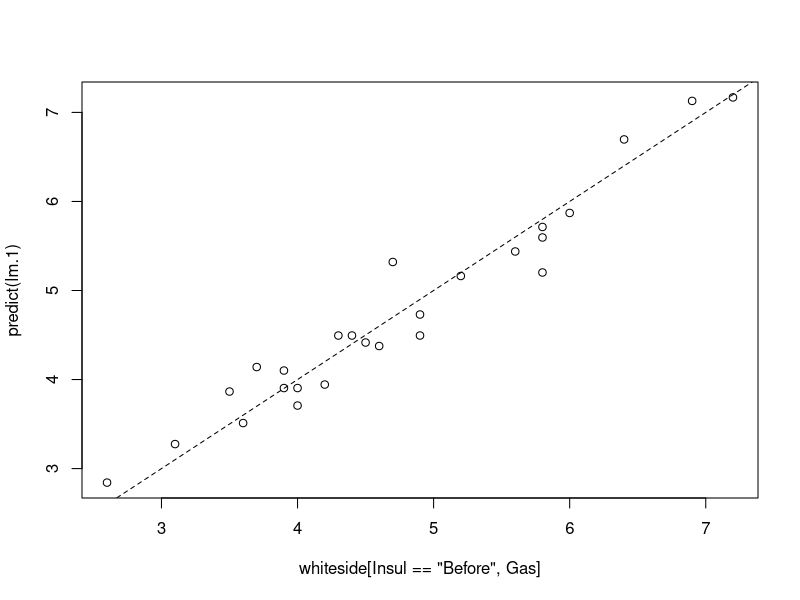
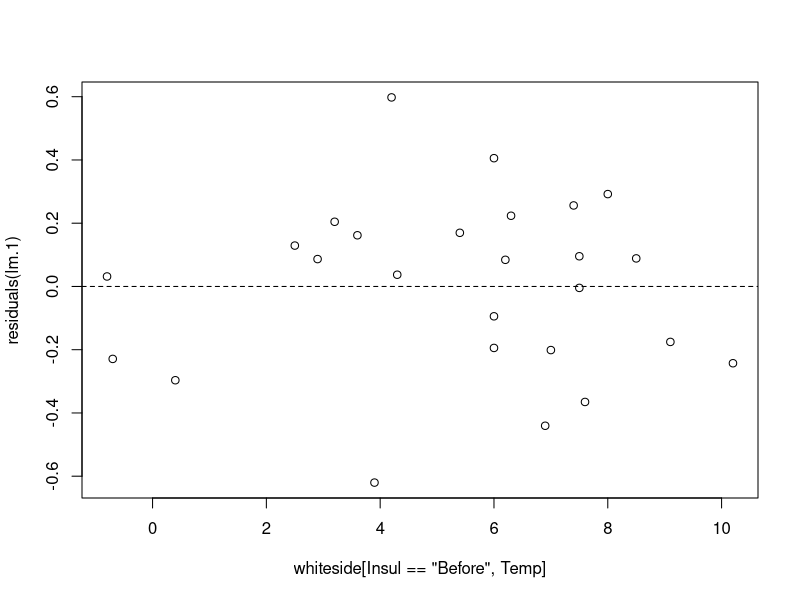
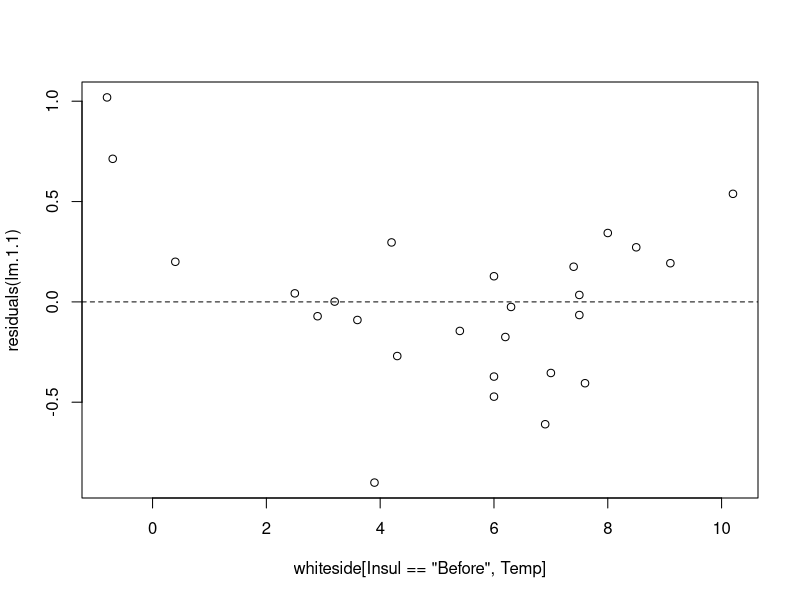
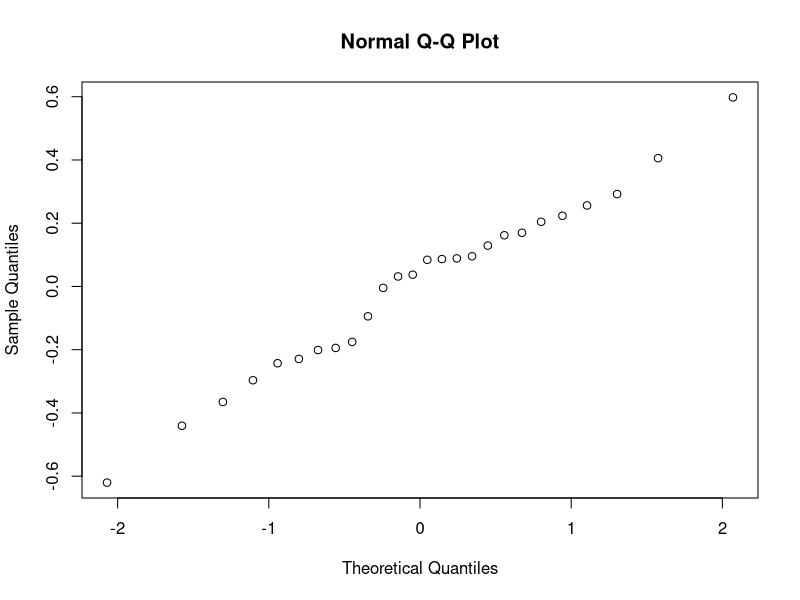
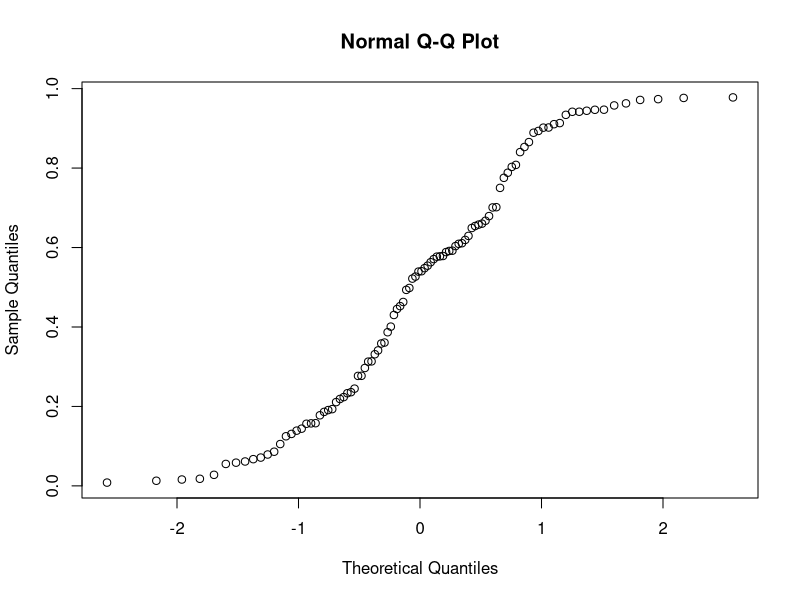
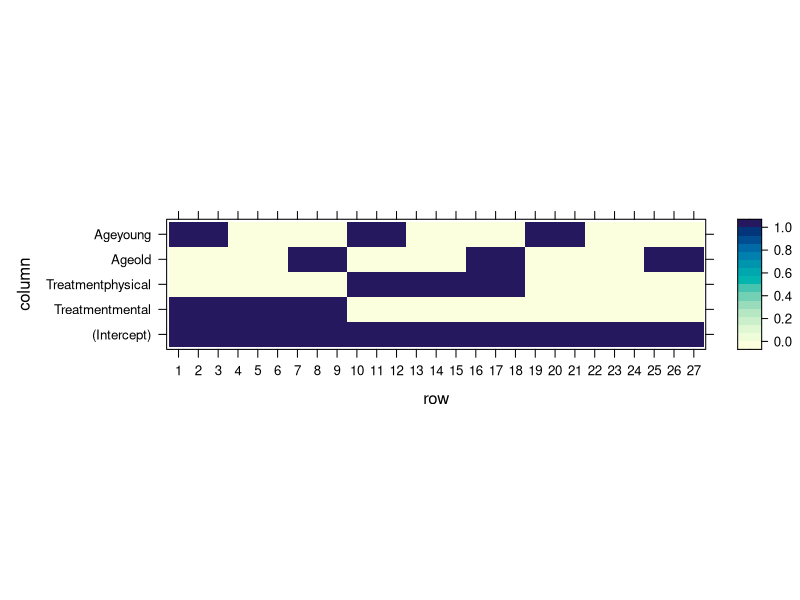

The R script that drew these images, in order:
## ---- chunk 1
library(MASS) # load the package
library(data.table) # for some data manipulations
data(whiteside) # load the data
head(whiteside) # inspect the data
## ---- chunk 2
library(data.table)
whiteside <- data.table(whiteside)
lm.1 <- lm(Gas~Temp, data=whiteside[Insul=='Before']) # OLS estimation 
## ---- chunk 3
class(lm.1)
## ---- chunk 4
str(lm.1)
## ---- chunk 5
coef(lm.1)
## ---- chunk 6
# Gas predictions (b0+b1*temperature) vs. actual Gas measurements, ideal slope should be 1.
plot(predict(lm.1)~whiteside[Insul=='Before',Gas])
# plots identity line (slope 1), lty=Line Type, 2 means dashed line.
abline(0,1, lty=2)
## ---- chunk 7
library(magrittr)
R2 <- function(y, y.hat){
  numerator <- (y-y.hat)^2 %>% sum
  denominator <- (y-mean(y))^2 %>% sum
  1-numerator/denominator
}
R2(y=whiteside[Insul=='Before',Gas], y.hat=predict(lm.1))
## ---- chunk 8
summary(lm.1)
## ---- chunk 9
# errors (epsilons) vs. temperature, should oscillate around zero.
plot(residuals(lm.1)~whiteside[Insul=='Before',Temp])
abline(0,0, lty=2)
## ---- chunk 10
lm.1.1 <- lm(Gas~I(Temp^2), data=whiteside[Insul=='Before',])
plot(residuals(lm.1.1)~whiteside[Insul=='Before',Temp]); abline(0,0, lty=2)
## ---- chunk 11
qqnorm(resid(lm.1))
## ---- chunk 12
qqnorm(runif(100))
## ---- chunk 13
summary.lm1 <- summary(lm.1)
coefs.lm1 <- summary.lm1$coefficients
coefs.lm1
## ---- chunk 14
coefs.lm1[2,1] + c(-2,2) * coefs.lm1[2,2]
## ---- chunk 15
head(swiss)
lm.5 <- lm(data=swiss, Fertility~Agriculture+Examination+Education+Catholic+Infant.Mortality)
summary(lm.5)
## ---- chunk 16
lm.5 <- lm(data=swiss, Fertility~.)
summary(lm.5)
## ---- chunk 17
twoWay <- read.csv('data/dataset_anova_twoWay_comparisons.csv')
head(twoWay)
## ---- chunk 18
table(twoWay$Treatment, twoWay$Age)
## ---- chunk 19
lm.2 <- lm(StressReduction~.,data=twoWay)
summary(lm.2)
## ---- chunk 20
model.matrix(lm.2) %>% lattice::levelplot()
## ---- chunk 21
anova(lm.2)
## ---- chunk 22
lm.2.2 <- aov(StressReduction~.,data=twoWay)
class(lm.2.2)
summary(lm.2.2)
## ---- chunk 23
lm.3 <- lm(StressReduction~Treatment+Age+Treatment:Age-1,data=twoWay)
## ---- chunk 24
summary(lm.3)
## ---- chunk 25
anova(lm.2,lm.3, test='F')
## ---- chunk 26
coef(summary(lm.2))
## ---- chunk 27
library(multcomp)
my.contrast <- matrix(c(-1,0,1,0,0), nrow =  1)
lm.4 <- glht(lm.2, linfct=my.contrast)
summary(lm.4)
